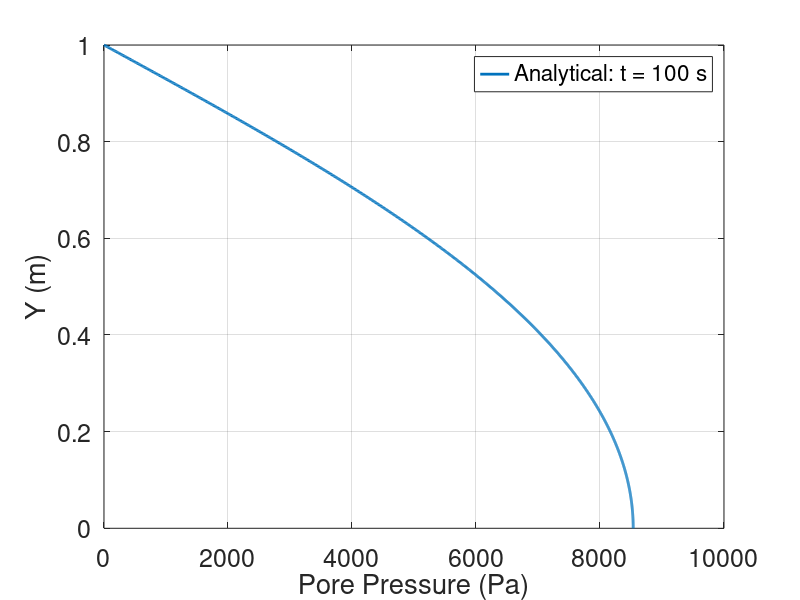

Source code (MATLAB):
%% DESCRIPTION
%
% Terzaghi 1D consolidation problem.
%
% References:
% * Nguyen et al (2017). Modelling hydraulic fractures in porous media using flow cohesive interface elements. Eng Geol, 225:68–82.
% * Segura and Carol (2008). Coupled HM analysis using zero-thickness interface elements with double nodes—Part II: Verification and application. Int J Numer Anal Methods Geomech, 32(18):2103–23.
%
% Physics:
% * Single-phase flow hydro-mechanical (HM)
%
% Authors:
% * Danilo Cavalcanti (dborges@cimne.upc.edu)
%
clear; clc; % close all

%% PHYSICAL PARAMETERS

% Solid parameters
E  = 1.0e+6;       % Young's modulus (Pa)
nu = 0.3;          % Poisson's ratio (-)
n  = 0.3;          % Porosity (-)
k  = 1.15741e-12;  % Intrinsic permeability (m^2)
Ks = 1.0e+25;      % Solid bulk modulus (Pa)

% Fluid parameters
muf = 1e-3;  % Fluid dynamic viscosity (Pa*s)

% Porous medium parameters
alpha = 1.0;                % Biot coefficient
Sm    = 0.0;                % Storage coefficient
K     = E/3/(1-2*nu);       % Bulk modulus (Pa)
G     = E/2/(1+nu);         % Shear modulus (Pa)
mv    = 1 / ((4/3)*G + K);  % Confined compressibility (1/Pa)

% Consolidation coefficient
Cv = k / (muf * (Sm + alpha*alpha * mv));    

%% PROBLEM PARAMETERS

% Initial excess pore pressure (Pa)
p0 = 1.0e4;

% Total thickness of soil layer (m)
H = 1;

% Consolidation time (s)
t = 100.0;
% t = [43, 100, 262, 302.5, 500];

% Number of expansion terms
np = 1000;

% Depth intervals
dz = 0.001;   % Depth increment (m)
z  = 0:dz:H;  % Depths within soil layer
Z  = z/H;     % Normalized depth

%% TERZAGHI SOLUTION

% Initialize plot
figure;
hold on;

% Calculate pore pressure profile
for i = 1:length(t)
    % Initialize pressure vector
    p = zeros(size(z));

    % Calculate time factor
    T = Cv * t(i) / (H^2);

    % Terzaghi's solution
    for j = 1:np
        M = pi/2*(2*j-1);
        p = p + 4/pi * ((-1)^(j-1)/(2*j-1)) * cos(M*Z) * exp(-M*M*T);
    end

    % Plot pressure vector
    plot(p*p0, z/H, 'LineWidth', 2, 'DisplayName', ['Analytical: t = ',num2str(t(i)), ' s']);

    % Print pressure at bottom
    disp(['Pressure at the bottom edge: ', num2str(p0*p(1)) , ' Pa']);
end

% Formatting
xlabel('Pore Pressure (Pa)');
ylabel('Y (m)');
set(gca, 'FontSize', 18)
grid on;
box on;
legend('Location', 'best');
